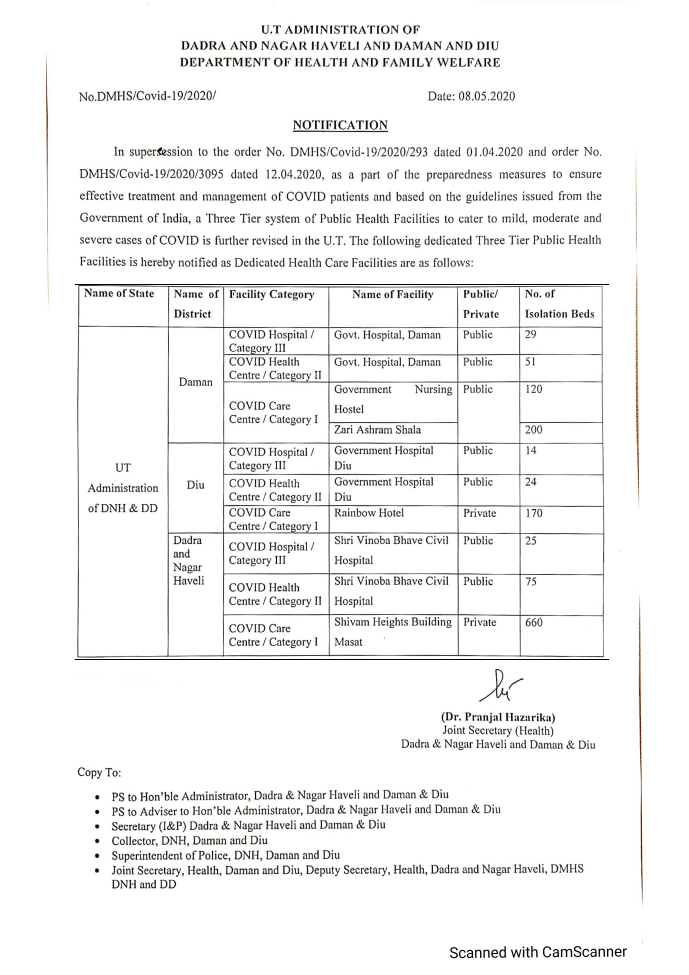
#> input picture pdf/data_COVID19Health_Fac08052020/photo/photo-1.jpg, 2066 x 2924 px (shown at 1/3 size)
$ python -i detect_table.py   (imports and definitions only)
#> lines starting #> are read from the running program, lines starting #| are printed output that depends on the picture; after the words box and inside, x2 and y2 are one past the last pixel; in counts of white or black regions, pixels touching at a corner belong together
### multi_level_table/functions.py
import numpy as np
import pandas as pd
import cv2 as cv


def get_contours(image_orig,  # Parameters for PDF were: ev=eh=dv=dh=100, w_ve=w_vd=w_he=w_hd=1, i_ve=i_vd=i_he=i_hd=3
                 w_ve=1, w_vd=3, w_he=1, w_hd=3,
                 i_ve=3, i_vd=5, i_he=3, i_hd=5,
                 ev=100, eh=100, dv=100, dh=100,
                 binarisation_method="otsu"):
    """
    This function takes an image as argument and returns an image with only the vertical and horizontal lines in it.
    Later on this image might be used to get the contours in the original image.

    Input : image_orig --> image to work on
            w_ve --> width of vertical kernel for erosion
            w_vd --> width of vertical kernel for dilation
            w_he --> width of horizontal kernel for erosion
            w_hd --> width of horizontal kernel for dilation
            i_ve --> no. of iterations for vertical erosion
            i_vd --> no. of iterations for vertical dilation
            i_he --> no. of iterations for horizontal erosion
            i_hd --> no. of iterations for horizontal dilation
            ev --> determines the length of vertical kernel for erosion
            eh --> determines the length of horizontal kernel for erosion
            dv --> determines the length of vertical kernel for dilation
            dh --> determines the length of horizontal kernel for dilation

            determination of length is done as follows: length = (size of image in that direction)/value

    Output : img_vh --> image with only vertical and horizontal lines
    """

    if binarisation_method == "otsu":
        blur = cv.GaussianBlur(image_orig, (3, 3), 0)
        _, img_bin = cv.threshold(blur, 0, 255, cv.THRESH_BINARY + cv.THRESH_OTSU)

    elif binarisation_method == "adaptive_thresholding":
        img_bin = cv.adaptiveThreshold(image_orig, 255, cv.ADAPTIVE_THRESH_GAUSSIAN_C, cv.THRESH_BINARY, 9, 2)

    # Inverting the colors of a binary image
    img_bin_inv = 255 - img_bin

    # Defining the kernels lengths
    kernel_len_ver_ero = image_orig.shape[0] // ev
    kernel_len_hor_ero = image_orig.shape[1] // eh
    kernel_len_ver_dil = image_orig.shape[0] // dv
    kernel_len_hor_dil = image_orig.shape[1] // dh

    # Defining a vertical kernel to detect all vertical lines of image
    ver_kernel_ero = cv.getStructuringElement(cv.MORPH_RECT, (w_ve, kernel_len_ver_ero))
    ver_kernel_dil = cv.getStructuringElement(cv.MORPH_RECT, (w_vd, kernel_len_ver_dil))
    # Defining a horizontal kernel to detect all horizontal lines of image
    hor_kernel_ero = cv.getStructuringElement(cv.MORPH_RECT, (kernel_len_hor_ero, w_he))
    hor_kernel_dil = cv.getStructuringElement(cv.MORPH_RECT, (kernel_len_hor_dil, w_hd))
    # Defining another kernel
    kernel = cv.getStructuringElement(cv.MORPH_RECT, (2, 2))

    # Detecting the vertical lines
    image_1 = cv.erode(img_bin_inv, ver_kernel_ero, iterations=i_ve)
    vertical_lines = cv.dilate(image_1, ver_kernel_dil, iterations=i_vd)
    # Detecting the horizontal lines
    image_2 = cv.erode(img_bin_inv, hor_kernel_ero, iterations=i_he)
    horizontal_lines = cv.dilate(image_2, hor_kernel_dil, iterations=i_hd)

    # Combine horizontal and vertical lines in a new third image, with both having same weight.
    img_vh = cv.addWeighted(vertical_lines, 0.5, horizontal_lines, 0.5, 0.0)

    # Eroding and thresholding (binarising) the image
    img_vh = cv.erode(~img_vh, kernel, iterations=2)
    _, img_vh = cv.threshold(img_vh, 128, 255, cv.THRESH_BINARY)

    return img_vh


# [127 lines left out: functions get_bounds, inside, data_to_dataframe, get_orientation, not called in this run]


# [7 lines that do not run on import are left out]


# [44 lines left out: function binarise, not called in this run]

### table_detect/detect_table.py
import cv2 as cv
import numpy as np
from multi_level_table import functions


def sort_contours_toptobottom(contours):
    # initialize the reverse flag and sort index
    reverse = False
    i = 1
    bounding_boxes = [cv.boundingRect(c) for c in contours]
    (contours, bounding_boxes) = zip(*sorted(zip(contours, bounding_boxes), key=lambda b: b[1][i], reverse=reverse))
    # return the list of sorted contours and bounding boxes
    return contours, bounding_boxes


def detect_table(image_file):
    """
    This function takes image_file as an input and returns a list of lists where each list contains the bounds of a
    table in the form [x, y, width, height]

    Input: image_file --> the path of the image from which the table location is to be extracted
    Output: a list of lists containing the location of each table in the image
    """

    image = cv.imread(image_file)
#> image is the input picture: shape (2924, 2066, 3); mean B, G, R 243.2, 243.4, 243.6
    image_orig = cv.imread(image_file, 0)
#> image_orig: shape (2924, 2066); min 0, max 255, mean 243.4
    shape = image_orig.shape
#> shape = (2924, 2066)

    # Parameters earlier --> 1, 2, 1, 3, 3, 3, 3, 3, 150, 120, 50, 50
    img_vh = functions.get_contours(image_orig,
                                    w_vd=2, i_ve=3, i_vd=3, i_he=3, i_hd=3, ev=150, eh=120, dv=50, dh=50,
                                    binarisation_method="adaptive_thresholding")
#> in get_contours, `img_bin = cv.adaptiveThreshold(image_orig, 255, cv.ADAPTIVE_THRESH_GAU..`:
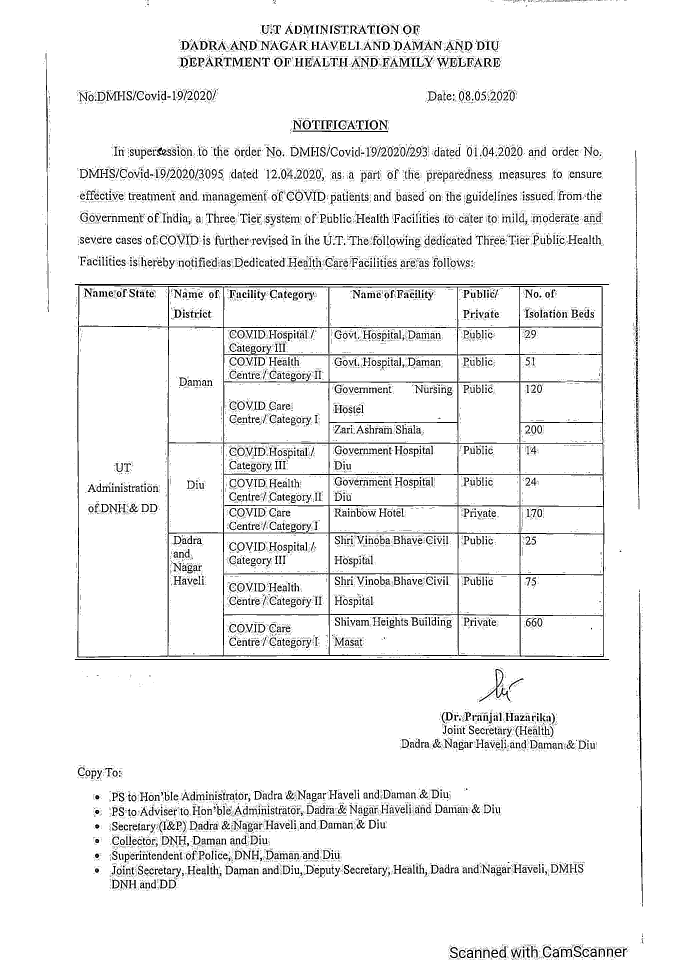
#> img_bin: shape (2924, 2066) (shown at 1/3 size); 94.2% white; 22051 black regions (20099 under 20 px), largest, box (x1, y1, x2, y2) and area: (232, 856, 1813, 1973) 57145, (224, 852, 1828, 855) 4808, (224, 1977, 1828, 1980) 4808
#> in get_contours, `img_bin_inv = 255 - img_bin`:
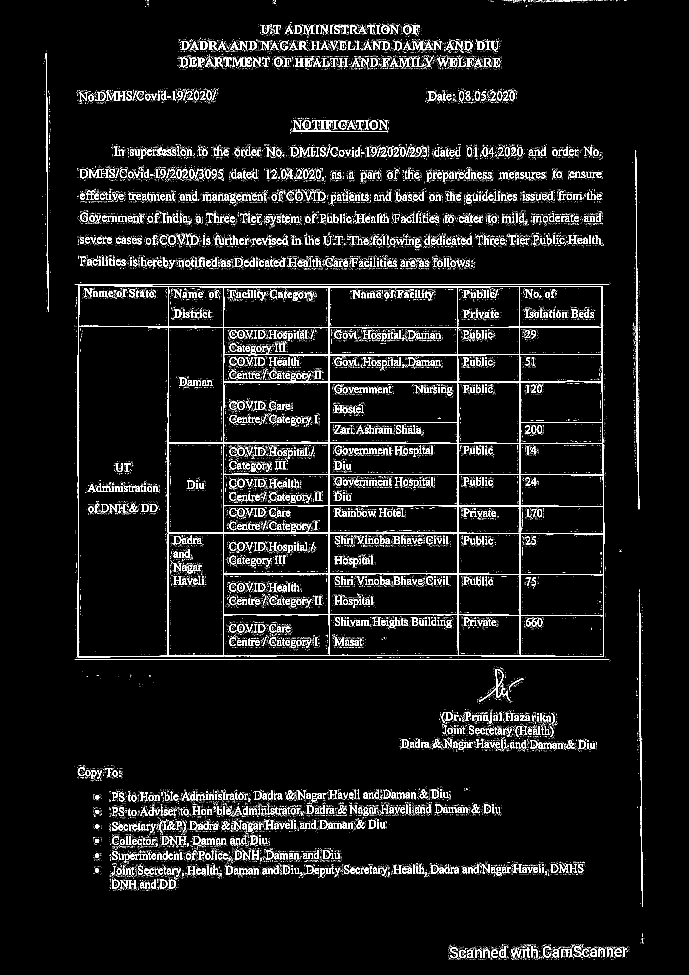
#> img_bin_inv: shape (2924, 2066) (shown at 1/3 size); 5.8% white; 22051 white regions (20099 under 20 px), largest, box (x1, y1, x2, y2) and area: (232, 856, 1813, 1973) 57145, (224, 852, 1828, 855) 4808, (224, 1977, 1828, 1980) 4808
#> in get_contours, `image_1 = cv.erode(img_bin_inv, ver_kernel_ero, iterations=i_ve)`: image_1: shape (2924, 2066); 0.32% white in thin lines or dots, all inside (x1, y1, x2, y2) = (138, 187, 1928, 2694)
#> in get_contours, `vertical_lines = cv.dilate(image_1, ver_kernel_dil, iterations=i_vd)`: vertical_lines: shape (2924, 2066); 1.1% white; 13 white regions, largest, box (x1, y1, x2, y2) and area: (232, 799, 241, 2032) 7553, (1805, 802, 1816, 2031) 7411, (503, 801, 510, 2029) 7203
#> in get_contours, `image_2 = cv.erode(img_bin_inv, hor_kernel_ero, iterations=i_he)`: image_2: shape (2924, 2066); 0.66% white in thin lines or dots, all inside (x1, y1, x2, y2) = (248, 392, 1804, 1980)
#> in get_contours, `horizontal_lines = cv.dilate(image_2, hor_kernel_dil, iterations=i_hd)`:
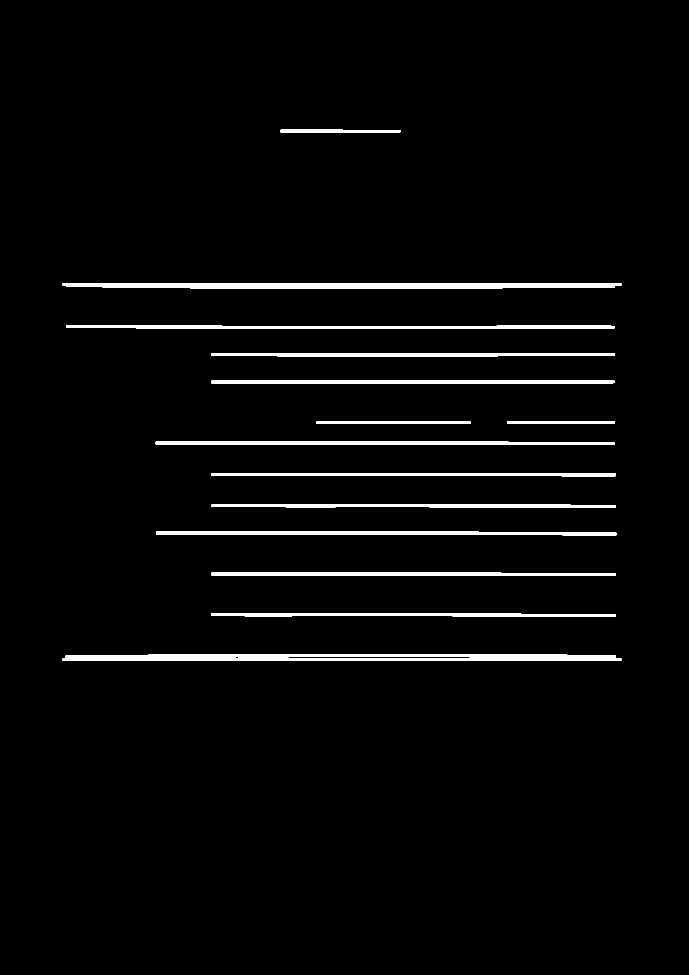
#> horizontal_lines: shape (2924, 2066) (shown at 1/3 size); 2.7% white; 14 white regions, largest, box (x1, y1, x2, y2) and area: (188, 1962, 1864, 1983) 29613, (188, 849, 1864, 865) 25292, (199, 975, 1843, 987) 14252
#> in get_contours, `_, img_vh = cv.threshold(img_vh, 128, 255, cv.THRESH_BINARY)`:
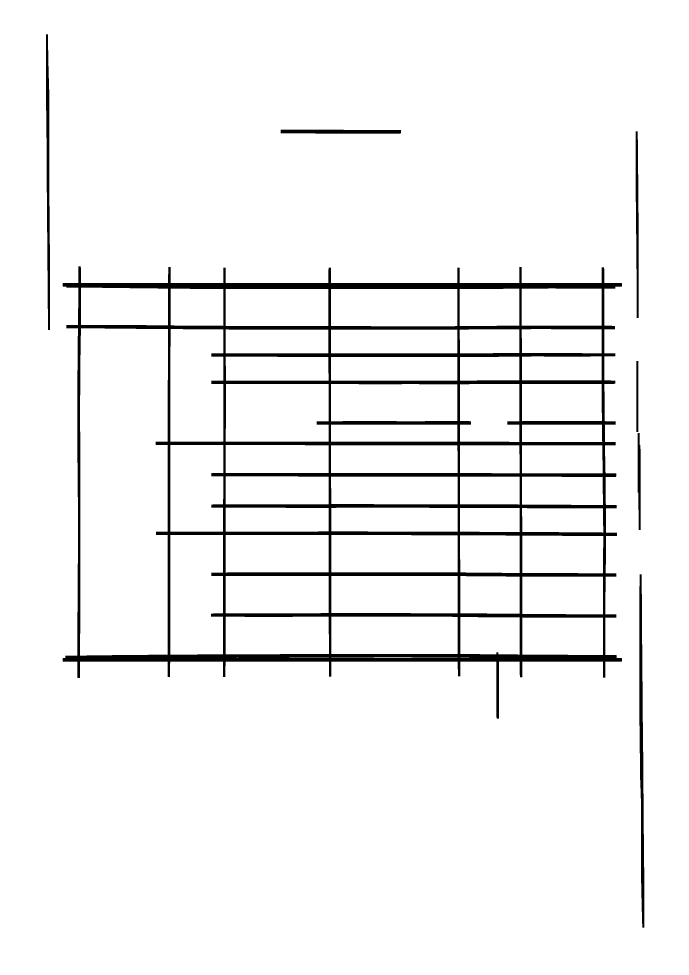
#> img_vh: shape (2924, 2066) (shown at 1/3 size); 95.3% white; 7 black regions

    # Finding the contours in the image
    contours, hierarchy = cv.findContours(img_vh, cv.RETR_TREE, cv.CHAIN_APPROX_SIMPLE)
#> contours = 60 contours, 3 with area under 20; largest, box (x1, y1, x2, y2) and area: (0, 0, 2066, 2924) 6035995, (187, 798, 1867, 2157) 1814470, (240, 985, 504, 1967) 254738, (511, 1605, 669, 1964) 55358, (677, 1152, 986, 1325) 52448

    cells = []

    for c, h in zip(contours, hierarchy[0]):
        if h[2] == -1:
            cells.append(c)
#> this loop made 60 passes
#> h on passes 2, 3, 4, 5, 9, 10, 11, 12, 13, 14, 15, 16: [2, -1, -1, 0], [3, 1, -1, 0], [4, 2, -1, 0], [57, 3, 5, 0], [9, 7, -1, 4], [10, 8, -1, 4], [11, 9, -1, 4], [12, 10, -1, 4], [13, 11, -1, 4], [14, 12, -1, 4], [15, 13, -1, 4], [16, 14, -1, 4]
#> (c, h) on passes 1, 6, 7, 8, 37, 42: ([[0, 0], [0, 2923], [2065, 2923], [2065, 0]], [-1, -1, 1, -1]), ([[1381, 1973], [1407, 1973]], [6, -1, -1, 4]), ([[868, 1973], [986, 1973]], [7, 5, -1, 4]), ([[710, 1973], [713, 1973]], [8, 6, -1, 4]), ([[993, 1274], [993, 1324], [1371, 1324], [1371, 1274]], [37, 35, -1, 4]), ([[993, 1071], [993, 1141], [1371, 1141], [1371, 1071]], [42, 40, -1, 4])
#> after the loop, cells = 58 contours, 3 with area under 20; largest, box (x1, y1, x2, y2) and area: (240, 985, 504, 1967) 254738, (511, 1605, 669, 1964) 55358, (677, 1152, 986, 1325) 52448, (511, 987, 670, 1325) 52283, (994, 1850, 1373, 1962) 41942

    img = np.zeros(shape, dtype=np.uint8)
    img.fill(255)
#> img: shape (2924, 2066); every value is 255

    for cell in cells:
        x, y, w, h = cv.boundingRect(cell)
        if (w < 9*shape[1]/10) and (h < 9*shape[0]/10):
            img = cv.rectangle(img, (x-15, y-15), (x + w + 15, y + h + 15), (0, 255, 0), -1)
#> this loop made 58 passes
#> (x, y, w, h) on passes 1, 2, 3, 7, 8, 9, 10, 11, 12, 13, 14, 15: (1917, 1722, 17, 1062), (1912, 1298, 11, 293), (1908, 1082, 8, 215), (994, 1972, 379, 2), (1567, 1852, 242, 113), (1381, 1851, 178, 113), (994, 1850, 379, 112), (677, 1850, 310, 113), (1567, 1730, 242, 113), (1381, 1728, 178, 113), (994, 1728, 379, 112), (677, 1728, 309, 112)
#> (cell, x, y, w, h) on passes 4, 5, 6, 35, 40, 44: ([[1381, 1973], [1407, 1973]], 1381, 1973, 27, 1), ([[868, 1973], [986, 1973]], 868, 1973, 119, 1), ([[710, 1973], [713, 1973]], 710, 1973, 4, 1), ([[993, 1274], [993, 1324], [1371, 1324], [1371, 1274]], 993, 1274, 379, 51), ([[993, 1071], [993, 1141], [1371, 1141], [1371, 1071]], 993, 1071, 379, 71), ([[993, 989], [993, 1059], [1371, 1059], [1371, 989]], 993, 989, 379, 71)
#> pass 1, in detect_table, `img = cv.rectangle(img, (x-15, y-15), (x + w + 15, y + h + 15), (0, 25..`:
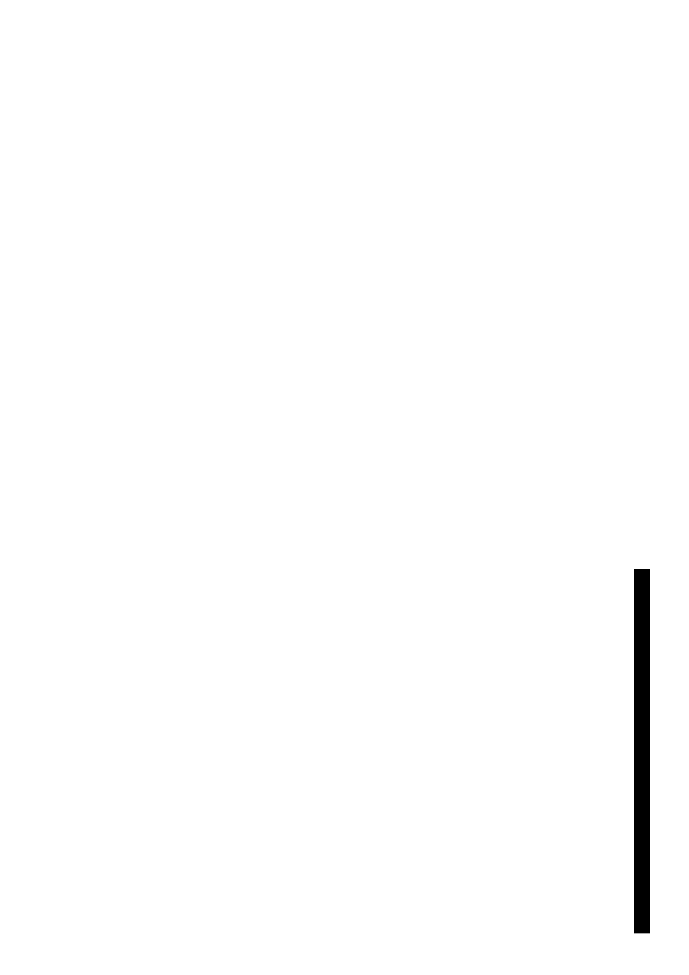
#> img: shape (2924, 2066) (shown at 1/3 size); 99.1% white; 1 black region, box (x1, y1, x2, y2) and area: (1902, 1707, 1950, 2800) 52464
#> pass 3, in detect_table, `img = cv.rectangle(img, (x-15, y-15), (x + w + 15, y + h + 15), (0, 25..`:
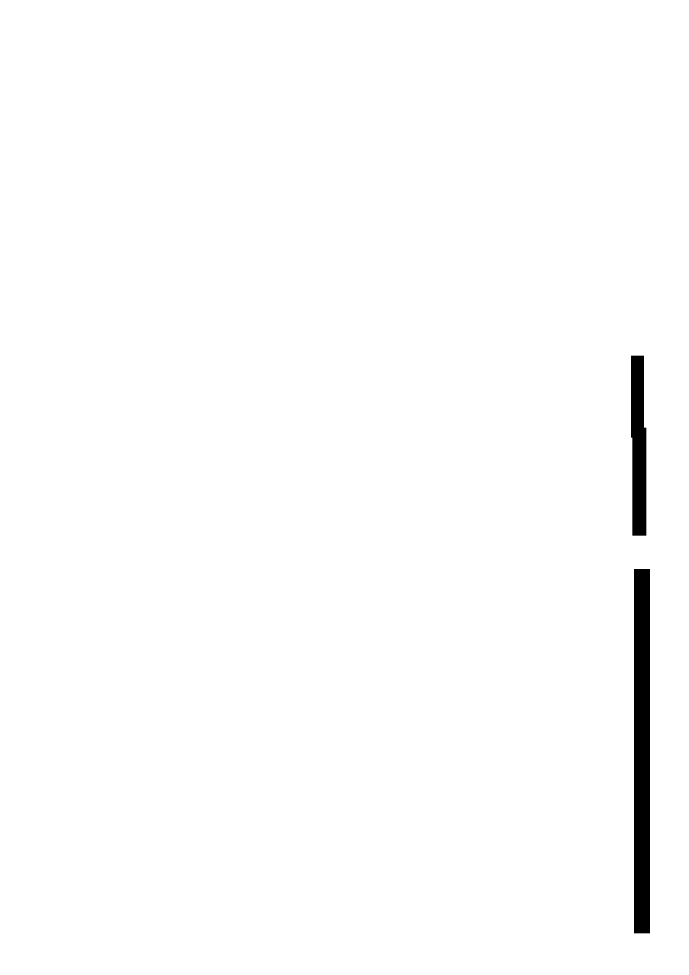
#> img: shape (2924, 2066) (shown at 1/3 size); 98.8% white; 2 black regions, box (x1, y1, x2, y2) and area: (1902, 1707, 1950, 2800) 52464, (1893, 1067, 1939, 1607) 22152
#> after the loop:
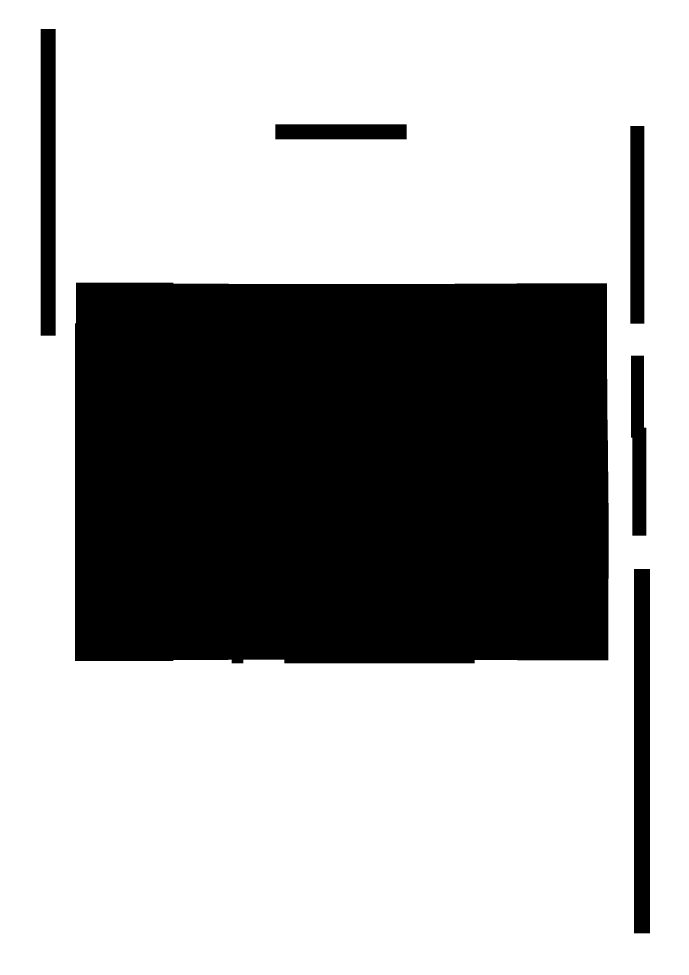
#> img: shape (2924, 2066) (shown at 1/3 size); 67.4% white; 6 black regions, box (x1, y1, x2, y2) and area: (225, 848, 1826, 1990) 1812096, (1902, 1707, 1950, 2800) 52464, (122, 87, 167, 1007) 41400, (1891, 378, 1933, 971) 24906, (1893, 1067, 1939, 1607) 22152, (826, 373, 1220, 418) 17730

    img = 255 - img
#> img: shape (2924, 2066); 32.6% white; 6 white regions
    cntrs, _ = cv.findContours(img, cv.RETR_TREE, cv.CHAIN_APPROX_SIMPLE)
#> cntrs = 6 contours; box (x1, y1, x2, y2) and area: (225, 848, 1826, 1990) 1809345, (1902, 1707, 1950, 2800) 51324, (122, 87, 167, 1007) 40436, (1891, 378, 1933, 971) 24272, (1893, 1067, 1939, 1607) 21568, (826, 373, 1220, 418) 17292
    tables = []

    for cntr in cntrs:
        x, y, w, h = cv.boundingRect(cntr)
        if (h > shape[0]/15) and (w > shape[1]/8):
            if (h != shape[0]) or (w != shape[1]):
                tables.append(cntr)
#> this loop made 6 passes
#> (cntr, x, y, w, h) on passes 1, 4, 5, 6: ([[1902, 1707], [1902, 2799], [1949, 2799], [1949, 1707]], 1902, 1707, 48, 1093), ([[1891, 378], [1891, 970], [1932, 970], [1932, 378]], 1891, 378, 42, 593), ([[826, 373], [826, 417], [1219, 417], [1219, 373]], 826, 373, 394, 45), ([[122, 87], [122, 1006], [166, 1006], [166, 87]], 122, 87, 45, 920)
#> (x, y, w, h) on passes 2 to 3: (1893, 1067, 46, 540), (225, 848, 1601, 1142)
#> after the loop, tables = 1 contour; box (x1, y1, x2, y2) and area: (225, 848, 1826, 1990) 1809345

    if len(tables) != 0:
        _, tables = sort_contours_toptobottom(tables)
#> in sort_contours_toptobottom, `bounding_boxes = [cv.boundingRect(c) for c in contours]`: bounding_boxes = [(225, 848, 1601, 1142)]
#> in sort_contours_toptobottom, `(contours, bounding_boxes) = zip(*sorted(zip(contours, bounding_boxes)..`: contours has the same summary as tables in detect_table; bounding_boxes = ((225, 848, 1601, 1142),)
#> tables = ((225, 848, 1601, 1142),)
        for t in tables:
            image = cv.line(image, (t[0], t[1]+t[3]-5), (t[0]+t[2], t[1]+t[3]-5), (0, 0, 0), 2)
            image = cv.line(image, (t[0], t[1]+5), (t[0]+t[2], t[1]+5), (0, 0, 0), 2)
#> this loop made 1 pass
        cv.imwrite(image_file, image)

    return tables

>>> result = detect_table('../pdf/data_COVID19Health_Fac08052020/photo/photo-1.jpg')
#> result = ((225, 848, 1601, 1142),)
